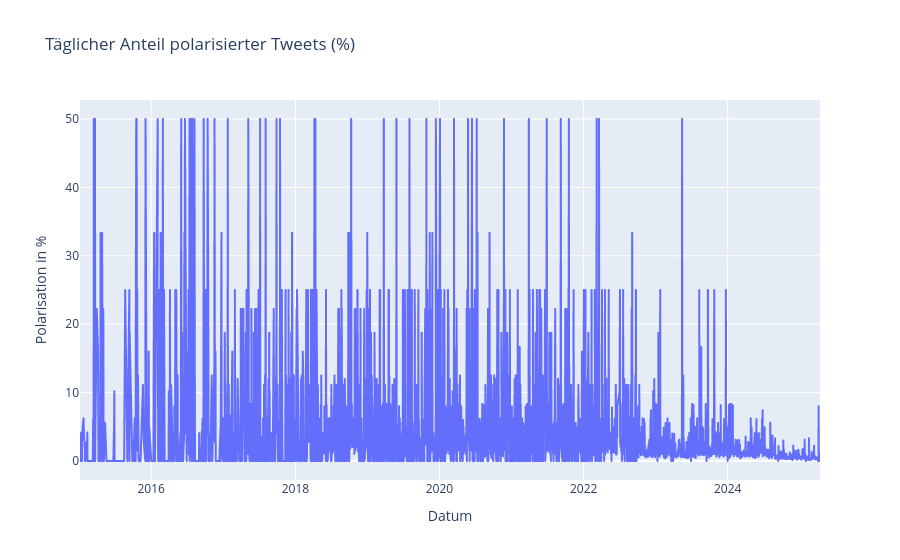

This figure's notebook cell:
### Markdown cell above
## 3. Polarisierung über die Zeit

### Code cell
# Prozentualer Anteil polarisierter Tweets pro Tag
final_daily_df["polarization_pct"] = final_daily_df["polarized"] / final_daily_df["nlp_tweet_count"] * 100
# exclude alle 100% Werte
final_daily_df = final_daily_df[final_daily_df["polarization_pct"] < 100].reset_index(drop=True)
fig5 = px.line(
    final_daily_df,
    x="date",
    y="polarization_pct",
    title="Täglicher Anteil polarisierter Tweets (%)",
    labels={"date": "Datum", "polarization_pct": "Polarisation (%)"}
)
fig5.update_layout(xaxis_title="Datum", yaxis_title="Polarisation in %")
fig5.show()

### Figure 1 — Plotly figure (JSON) as saved in the notebook; plotly's stock layout.template omitted (floating-point values rounded to 4 significant figures; data arrays with more than 128 entries replaced by an {"elided": "..."} marker saying what was removed)
{"data": [{"hovertemplate": "Datum=%{x}<br>Polarisation (%)=%{y}<extra></extra>", "legendgroup": "", "line": {"color": "#636efa", "dash": "solid"}, "marker": {"symbol": "circle"}, "mode": "lines", "name": "", "showlegend": false, "type": "scattergl", "x": {"elided": "2884 str values"}, "xaxis": "x", "y": {"elided": "2884 float values"}, "yaxis": "y"}], "layout": {"legend": {"tracegroupgap": 0}, "title": {"text": "Täglicher Anteil polarisierter Tweets (%)"}, "xaxis": {"anchor": "y", "domain": [0, 1], "title": {"text": "Datum"}}, "yaxis": {"anchor": "x", "domain": [0, 1], "title": {"text": "Polarisation in %"}}}}
